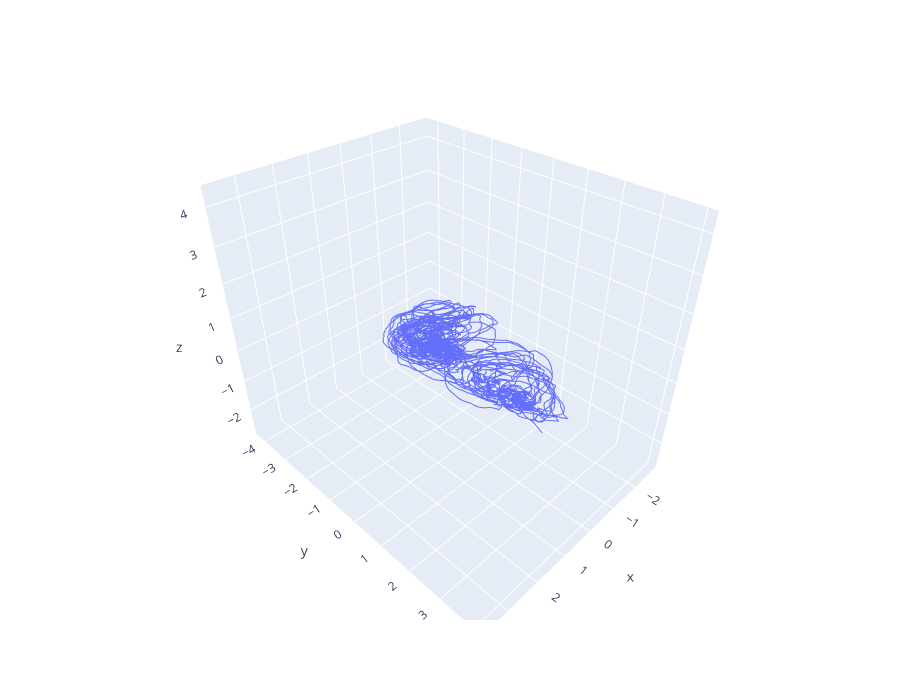

Here is the notebook cell this chart was saved with:
### Code cell
fig = px.line_3d(x=unmixed[:,0,0], y=unmixed[:,0,1],z=unmixed[:,0,2],height=700)

fig.show()

### Figure 1 — Plotly figure (JSON) as saved in the notebook; plotly's stock layout.template omitted (floating-point values rounded to 4 significant figures; data arrays with more than 128 entries replaced by an {"elided": "..."} marker saying what was removed)
{"data": [{"hovertemplate": "x=%{x}<br>y=%{y}<br>z=%{z}<extra></extra>", "legendgroup": "", "line": {"color": "#636efa", "dash": "solid"}, "marker": {"symbol": "circle"}, "mode": "lines", "name": "", "scene": "scene", "showlegend": false, "type": "scatter3d", "x": {"elided": "14766 float values"}, "y": {"elided": "14766 float values"}, "z": {"elided": "14766 float values"}}], "layout": {"height": 700, "legend": {"tracegroupgap": 0}, "margin": {"t": 60}, "scene": {"domain": {"x": [0, 1], "y": [0, 1]}, "xaxis": {"title": {"text": "x"}}, "yaxis": {"title": {"text": "y"}}, "zaxis": {"title": {"text": "z"}}}}}
